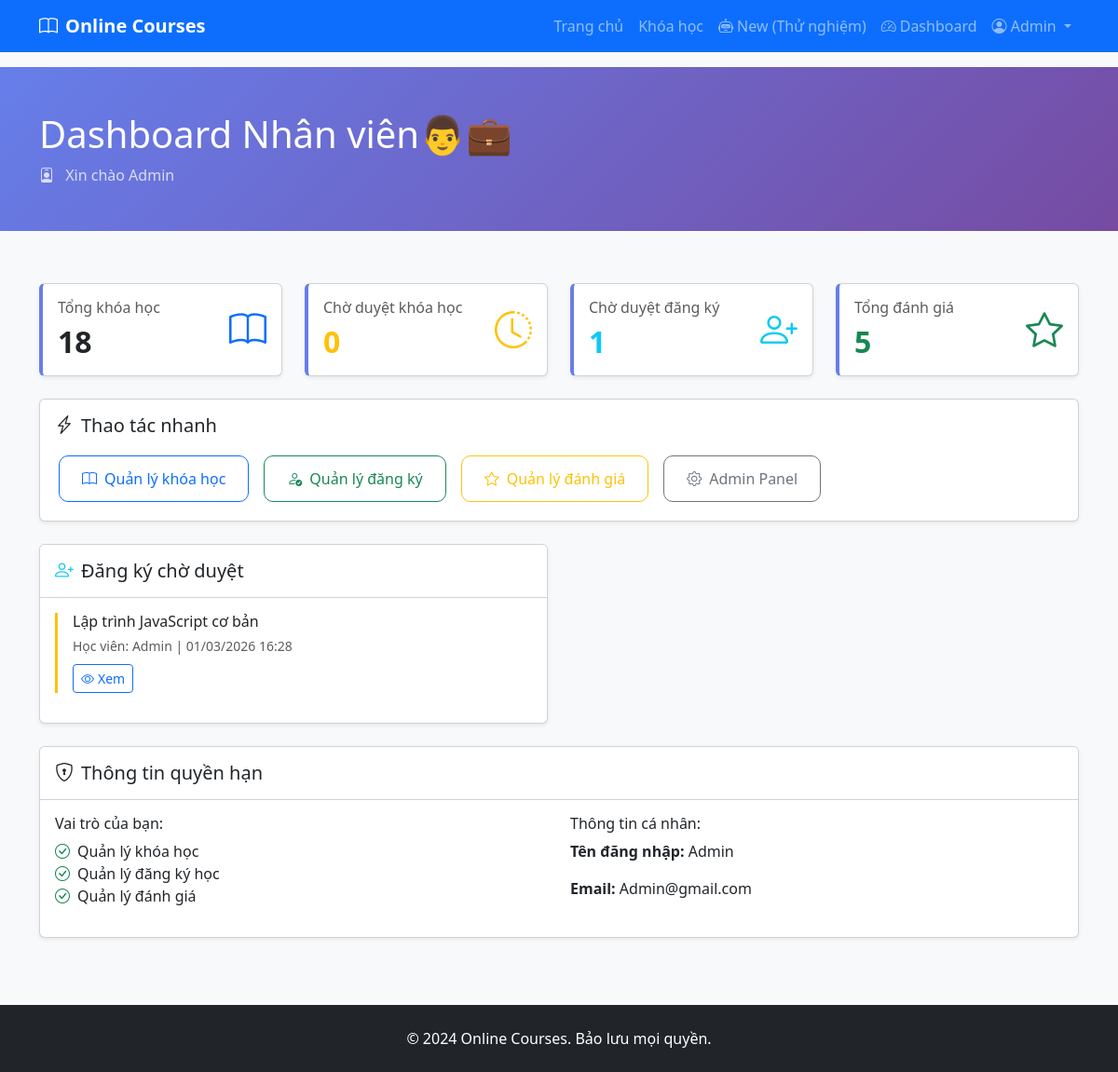
/courses/staff/dashboard/ (signed in), run on an earlier commit of the app's database.
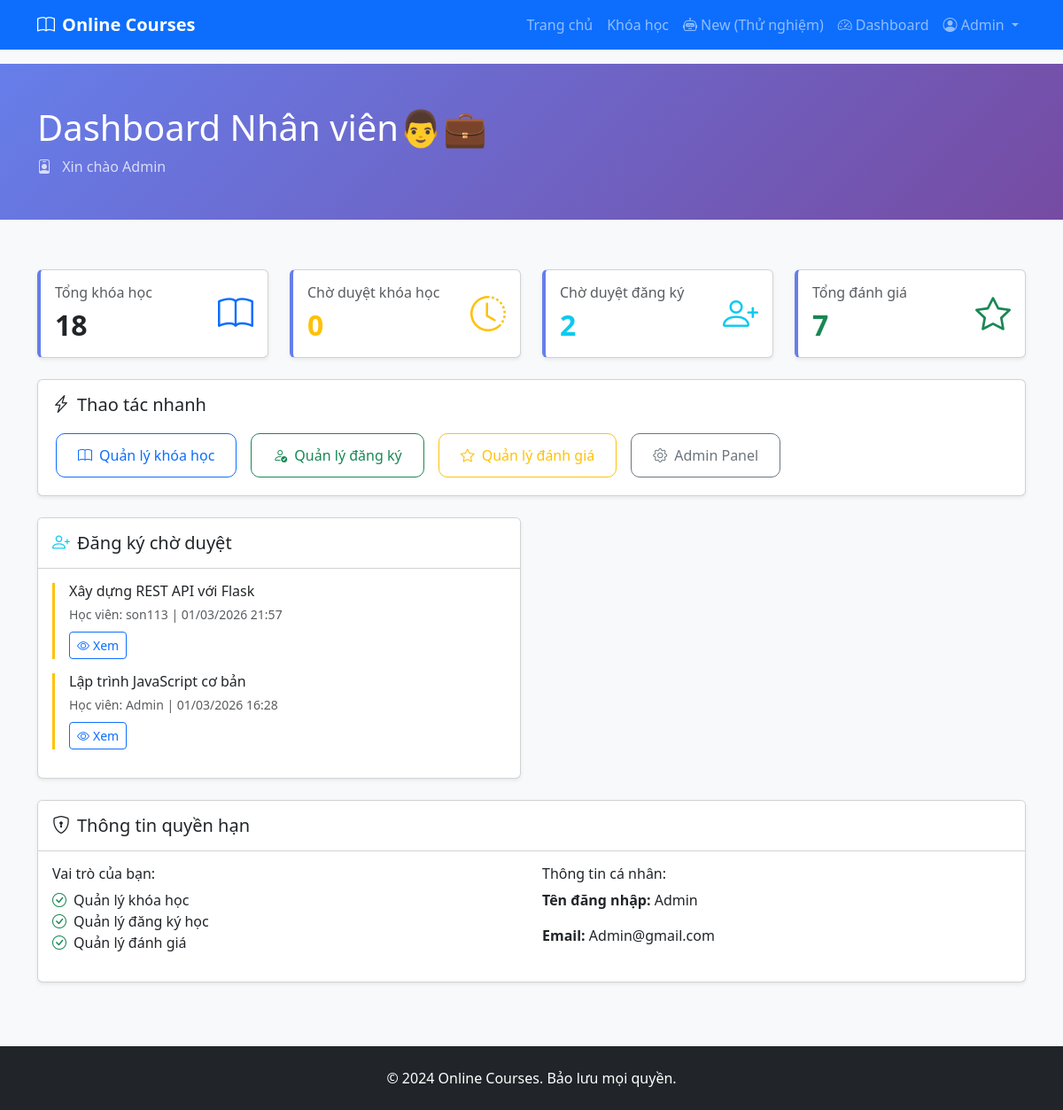
And on a later commit of the database.
### courses/models.py (models this page shows, shortened)
class Enrollment(models.Model):
    STATUS_CHOICES = [
        ('pending', 'Chờ duyệt'),
        ('approved', 'Đã duyệt'),
        ('rejected', 'Từ chối'),
        ('cancelled', 'Đã hủy'),
    ]
    user = models.ForeignKey(
        User,
        on_delete=models.CASCADE,
        related_name='enrollments',
        verbose_name="Học viên"
    )
    course = models.ForeignKey(
        Course,
        on_delete=models.CASCADE,
        related_name='enrollments',
        verbose_name="Khóa học"
    )
    status = models.CharField(
        max_length=20,
        choices=STATUS_CHOICES,
        default='pending',
        verbose_name="Trạng thái"
    )
    created_at = models.DateTimeField(auto_now_add=True, verbose_name="Ngày đăng ký")
    updated_at = models.DateTimeField(auto_now=True, verbose_name="Ngày cập nhật")
    approved_at = models.DateTimeField(null=True, blank=True, verbose_name="Ngày duyệt")
    admin_note = models.TextField(blank=True, verbose_name="Ghi chú từ admin")
    class Meta:
        verbose_name = "Đăng ký học"
        verbose_name_plural = "Đăng ký học"
        ordering = ['-created_at']
        unique_together = ['user', 'course']
        permissions = [
            ("can_approve_enrollment", "Có thể duyệt đăng ký"),
            ("can_reject_enrollment", "Có thể từ chối đăng ký"),
        ]

class Course(models.Model):
    STATUS_CHOICES = [
        ('draft', 'Nháp'),
        ('pending', 'Chờ duyệt'),
        ('approved', 'Đã duyệt'),
        ('rejected', 'Từ chối'),
    ]
    title = models.CharField(max_length=200, verbose_name="Tiêu đề")
    description = models.TextField(verbose_name="Mô tả")
    price = models.DecimalField(max_digits=10, decimal_places=2, verbose_name="Giá")
    image = models.ImageField(upload_to='courses/', verbose_name="Hình ảnh")
    category = models.ForeignKey(
        Category,
        on_delete=models.SET_NULL,
        null=True,
        blank=True,
        related_name='courses',
        verbose_name="Danh mục"
    )
    status = models.CharField(
        max_length=20,
        choices=STATUS_CHOICES,
        default='draft',
        verbose_name="Trạng thái"
    )
    created_by = models.ForeignKey(
        User,
        on_delete=models.CASCADE,
        related_name='courses',
        verbose_name="Người tạo"
    )
    created_at = models.DateTimeField(auto_now_add=True, verbose_name="Ngày tạo")
    updated_at = models.DateTimeField(auto_now=True, verbose_name="Ngày cập nhật")
    class Meta:
        verbose_name = "Khóa học"
        verbose_name_plural = "Khóa học"
        ordering = ['-created_at']
        permissions = [
            ("can_approve_course", "Có thể duyệt khóa học"),
            ("can_reject_course", "Có thể từ chối khóa học"),
        ]

### courses/views.py (the view)
# urls.py: path('staff/dashboard/', views.staff_dashboard, name='staff_dashboard'),
@user_passes_test(is_staff_member, login_url='/login/')
def staff_dashboard(request):
    user = request.user
    stats = {
        'total_courses': Course.objects.count(),
        'pending_courses': Course.objects.filter(status='pending').count(),
        'total_enrollments': Enrollment.objects.count(),
        'pending_enrollments': Enrollment.objects.filter(status='pending').count(),
        'total_reviews': Review.objects.count(),
        'total_users': User.objects.count(),
    }
    recent_courses = []
    recent_enrollments = []
    recent_reviews = []
    if has_course_permission(user):
        recent_courses = Course.objects.filter(status='pending').order_by('-created_at')[:5]
    if has_enrollment_permission(user):
        recent_enrollments = Enrollment.objects.filter(status='pending').order_by('-created_at')[:5]
    if has_review_permission(user):
        recent_reviews = Review.objects.filter(is_visible=True).order_by('-created_at')[:5]
    context = {
        'stats': stats,
        'recent_courses': recent_courses,
        'recent_enrollments': recent_enrollments,
        'recent_reviews': recent_reviews,
        'is_super_staff': is_super_staff(user),
        'has_course_perm': has_course_permission(user),
        'has_enrollment_perm': has_enrollment_permission(user),
        'has_review_perm': has_review_permission(user),
    }
    return render(request, 'courses/staff_dashboard.html', context)

### courses/views.py (called while the page is built)
def is_staff_member(user):
    return user.is_authenticated and (
        user.is_staff or
        hasattr(user, 'staff_profile') and user.staff_profile.is_active
    )

def is_super_staff(user):
    return (
        is_staff_member(user) and
        hasattr(user, 'staff_profile') and
        user.staff_profile.role == 'super_staff'
    )

def has_course_permission(user):
    return (
        user.is_staff or
        (hasattr(user, 'staff_profile') and
         user.staff_profile.role in ['course_manager', 'super_staff']) or
        user.has_perm('courses.can_manage_courses')
    )

def has_enrollment_permission(user):
    return (
        user.is_staff or
        (hasattr(user, 'staff_profile') and
         user.staff_profile.role in ['enrollment_manager', 'super_staff']) or
        user.has_perm('courses.can_manage_enrollments')
    )

def has_review_permission(user):
    return (
        user.is_staff or
        (hasattr(user, 'staff_profile') and
         user.staff_profile.role in ['review_manager', 'super_staff']) or
        user.has_perm('courses.can_manage_reviews')
    )

### templates/courses/staff_dashboard.html (shortened to what the changed rows need)
{% extends "base.html" %}
{% block content %}
<div class="dashboard-header">
    <div class="container">
        <div class="row align-items-center">
            <div class="col">
                <h1 class="mb-2">Dashboard Nhân viên👨💼</h1>
            </div>
        </div>
    </div>
</div>
<main class="container py-4">
    <div class="row g-4 mb-4">
        <div class="col-md-6 col-lg-3">
            <div class="card stat-card h-100 shadow-sm">
                <div class="card-body">
                    <div class="d-flex justify-content-between align-items-center">
                        <div>
                            <h2 class="mb-0 fw-bold">{{ stats.total_courses }}</h2>
                        </div>
                    </div>
                </div>
            </div>
        </div>
        <div class="col-md-6 col-lg-3">
            <div class="card stat-card h-100 shadow-sm">
                <div class="card-body">
                    <div class="d-flex justify-content-between align-items-center">
                        <div>
                            <h2 class="mb-0 fw-bold text-warning">
                                {{ stats.pending_courses }}
                            </h2>
                        </div>
                    </div>
                </div>
            </div>
        </div>
        <div class="col-md-6 col-lg-3">
            <div class="card stat-card h-100 shadow-sm">
                <div class="card-body">
                    <div class="d-flex justify-content-between align-items-center">
                        <div>
                            <h6 class="text-muted mb-2">Chờ duyệt đăng ký</h6>
                            <h2 class="mb-0 fw-bold text-info">
                                {{ stats.pending_enrollments }}
                            </h2>
                        </div>
                    </div>
                </div>
            </div>
        </div>
        <div class="col-md-6 col-lg-3">
            <div class="card stat-card h-100 shadow-sm">
                <div class="card-body">
                    <div class="d-flex justify-content-between align-items-center">
                        <div>
                            <h6 class="text-muted mb-2">Tổng đánh giá</h6>
                            <h2 class="mb-0 fw-bold text-success">{{ stats.total_reviews }}</h2>
                        </div>
                    </div>
                </div>
            </div>
        </div>
    </div>
    <div class="row">
        {% if has_enrollment_perm and recent_enrollments %}
        <div class="col-md-6">
            <div class="card shadow-sm mb-4">
                <div class="card-body">
                    {% for enrollment in recent_enrollments %}
                    <div class="pending-item">
                        <h6 class="mb-1">{{ enrollment.course.title }}</h6>
                        <small class="text-muted">
                            Học viên: {{ enrollment.user.username }} |
                            {{ enrollment.created_at|date:"d/m/Y H:i" }}
                        </small>
                        <div class="mt-2">
                            <a href="/admin/courses/enrollment/{{ enrollment.id }}/change/" class="btn btn-sm btn-outline-primary">
                                <i class="bi bi-eye me-1"></i>Xem
                            </a>
                        </div>
                    </div>
                    {% empty %}
                    <p class="text-muted text-center py-3">Không có đăng ký chờ duyệt</p>
                    {% endfor %}
                </div>
            </div>
        </div>
        {% endif %}
    </div>
</main>
{% endblock %}

What changed in the data, as far as the page shows it:
added Enrollment: course "Xây dựng REST API với Flask", user.username "son113", created_at "01/03/2026 21:57"
Also different on the page:
{{ stats.pending_enrollments }}: "1" → "2"
{{ stats.total_reviews }}: "5" → "7"
